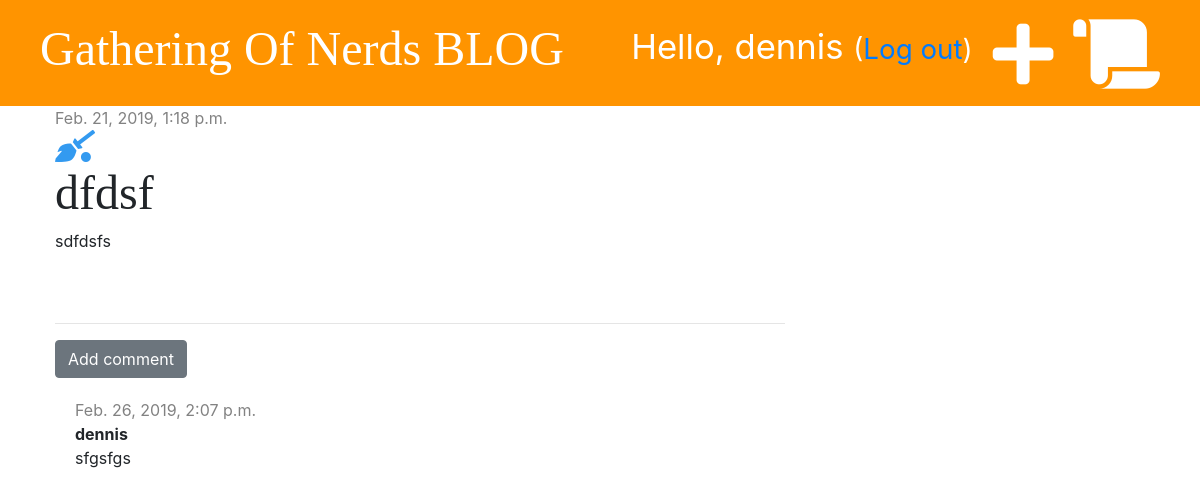
Page /post/16/ (signed in) on the committed database.
### blog/models.py (models this page shows, shortened)
class Post(models.Model):
    author = models.ForeignKey('auth.User', on_delete=models.CASCADE)
    title = models.CharField(max_length=200)
    text = models.TextField()
    created_date = models.DateTimeField(default=timezone.now)
    published_date = models.DateTimeField(blank=True, null=True)

class Comment(models.Model):
    post = models.ForeignKey('blog.Post', on_delete=models.CASCADE, related_name='comments')
    author = models.CharField(max_length=200)
    text =models.TextField()
    created_date = models.DateTimeField(default=timezone.now)
    approved = models.BooleanField(default=False)

### blog/views.py (the view)
# urls.py: path('post/<int:pk>/', views.post_detail, name='post_detail'),
def post_detail(request, pk):
    post = get_object_or_404(Post, pk=pk)
    stuff_for_frontend = {'post': post}
    return render(request, 'blog/post_detail.html', stuff_for_frontend)

### blog/templates/blog/post_detail.html (shortened to what this page needs)
{% extends 'blog/base.html' %}
{% block content %}
    <div class="post">
        {% if post.published_date %}
            <div class="date">
                {{ post.published_date }}
            </div>
            {% else %}
            <a href="{% url 'post_publish' pk=post.pk %} " class="btn btn-primary">Publish</a>
        {% endif %}
        {% if user.is_authenticated %}
        <a href="{% url 'post_edit' pk=post.pk %}"><i class="fas fa-quidditch fa-2x" style="color: #339af0;"></i></a>
        {% endif %}
        <h1>{{ post.title }}</h1>
        <p>{{ post.text|linebreaksbr }}</p>
    </div>
    <hr>
    <a href="{% url 'add_comment_to_post' pk=post.pk %}" class="btn btn-secondary">Add comment</a>
    {% for comment in post.comments.all %}
        {% if user.is_authenticated or comment.approved %}
            <div class="comment">
                <div class="date">
                    {{ comment.created_date }}
                </div>
                <strong>{{ comment.author }}</strong>
                <p>{{ comment.text }}</p>
            </div>
        {% endif %}
    {% empty %}
        <p>No comments yet...</p>
    {% endfor %}
{% endblock %}

### blog/templates/blog/base.html (shortened to what this page needs)
{% load staticfiles %}
<!DOCTYPE html>
<html lang="en">
  <head>
    <link rel="stylesheet" href="https://stackpath.bootstrapcdn.com/bootstrap/4.3.1/css/bootstrap.min.css">
    <link rel="stylesheet" href="{% static 'css/blog.css' %}">
    <link rel="stylesheet" href="https://use.fontawesome.com/releases/v5.7.2/css/all.css">
  </head>
  <body>
    <div class="page-header">
      {% if user.is_authenticated %}
          <a href="{% url 'post_draft_list' %}" class="top-menu"><i class="fas fa-scroll fa-2x"></i></a>
          <a href="{% url 'post_new' %}" class="top-menu"><i class="fas fa-plus fa-2x"></i></a>
          <p class="top-menu">Hello, {{ user.username }} <small>(<a href="{% url 'logout' %}">Log out</a>)</small></p>
      {% else %}
         <a href="{% url 'login' %}" class="top-menu"><i class="fas fa-sign-in-alt fa-2x"></i></a>
      {% endif %}
      <h1><a href="{% url 'post_list' %}">Gathering Of Nerds BLOG</a></h1>
    </div>
    <div class="content container">
        <div class="row">
            <div class="col-md-8">
                {% block content %}
                {% endblock %}
            </div>
        </div>
    </div>
  </body>
</html>

### blog/static/css/blog.css (style rules this page uses)
.page-header { background-color: #ff9400; margin-top: 0; padding: 20px 20px 20px 40px; }
.page-header h1, .page-header h1 a { color: #ffffff; font-size: 36pt; text-decoration: none; }
.content { margin-left: 40px; }
h1, h2, h3, h4 { font-family: 'Tangerine', 'Inconsolata', 'Droid Sans', serif; font-size: 48px; }
.date { color: #828282; }
.post { margin-bottom: 70px; }
.top-menu { color: #ffffff; float: right; font-size: 26pt; margin-right: 20px; }
.comment { margin: 20px 0px 20px 20px; }

### rows in the picture
Post: published_date "Feb. 21, 2019, 1:18 p.m.", title "dfdsf", text "sdfdsfs"
Comment: created_date "Feb. 26, 2019, 2:07 p.m.", author "dennis", text "sfgsfgs"

### other values in the picture
{{ user.username }} "dennis"
